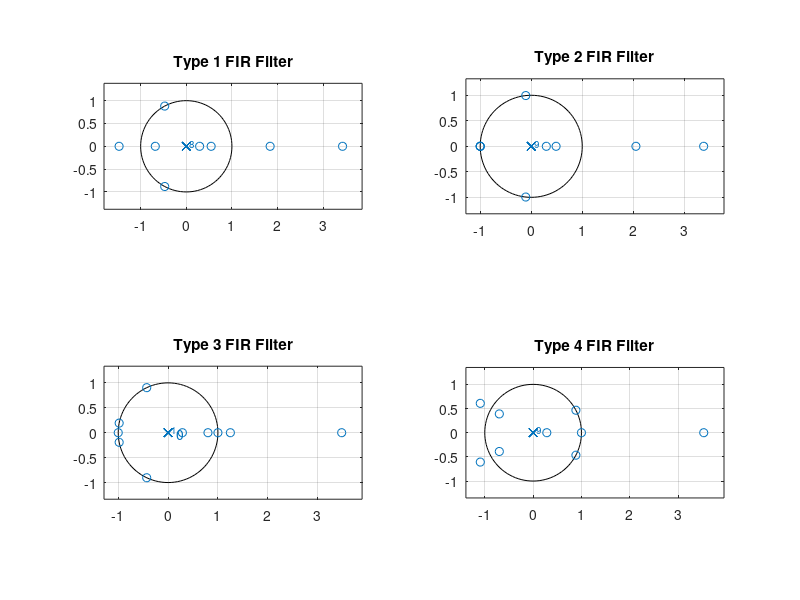

The MATLAB source for this figure:
% Program P4_3
% Zero Locations of Linear Phase FIR Filters
clf;
b = [1 -3 -4 6];
num1 = [1 -3 -4 6 8 6 -4 -3 1];
num2 = [1 -3 -4 6 8 8 6 -4 -3 1];
num3 = [1 -3 -4 6 8 0 -8 -6 4 3 -1];
num4 = [1 -3 -4 6 8 -8 -6 4 3 -1];
subplot(2,2,1); zplane(num1,1);
title('Type 1 FIR Filter');
subplot(2,2,2); zplane(num2,1);
title('Type 2 FIR Filter');
subplot(2,2,3); zplane(num3,1);
title('Type 3 FIR Filter');
subplot(2,2,4); zplane(num4,1);
title('Type 4 FIR Filter');
disp('Zeros of Type 1 FIR Filter are');
disp(roots(num1));
disp('Zeros of Type 2 FIR Filter are');
disp(roots(num2));
disp('Zeros of Type 3 FIR Filter are');
disp(roots(num3));
disp('Zeros of Type 4 FIR Filter are');
disp(roots(num4));
